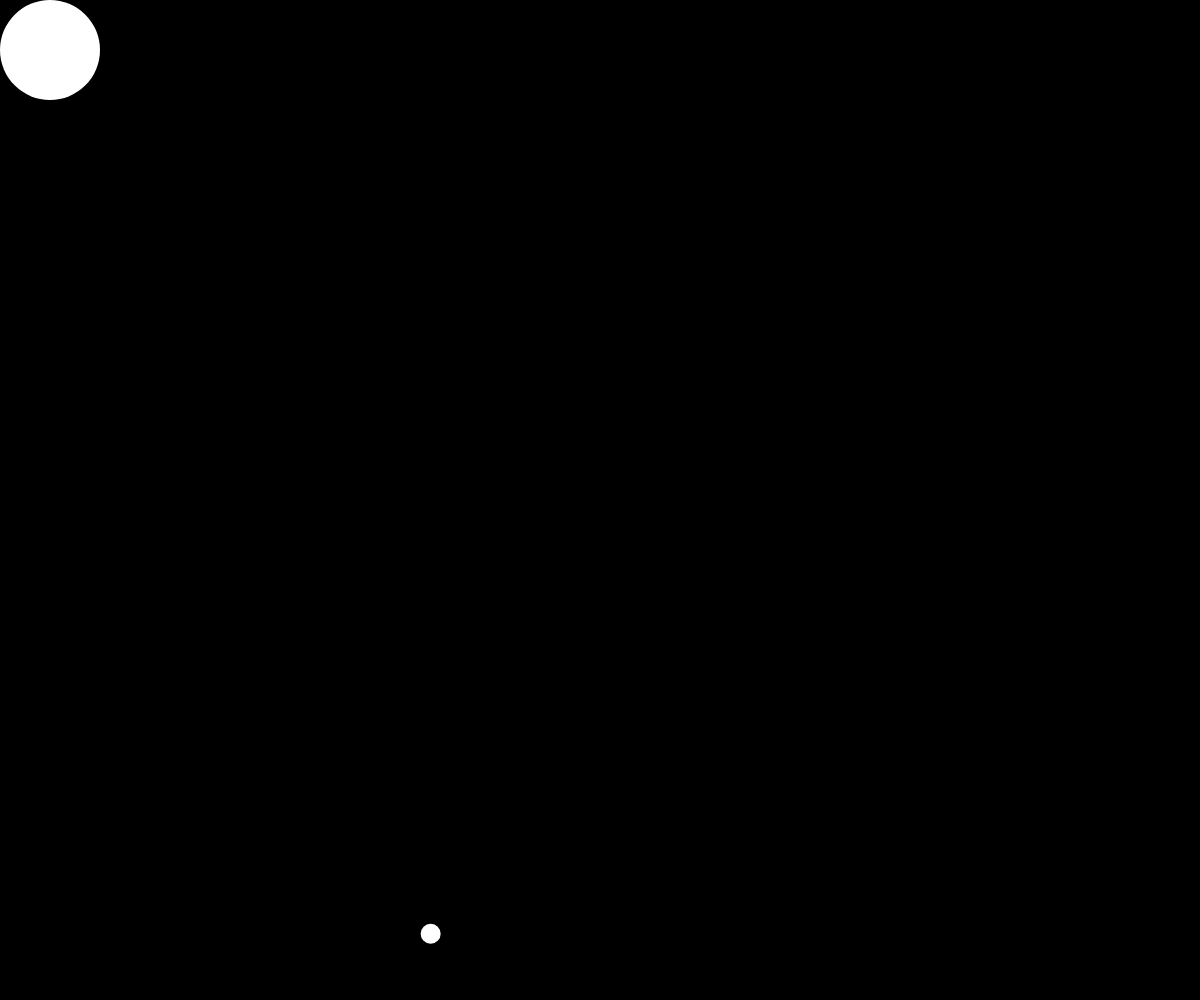
Frame 1 (no input)
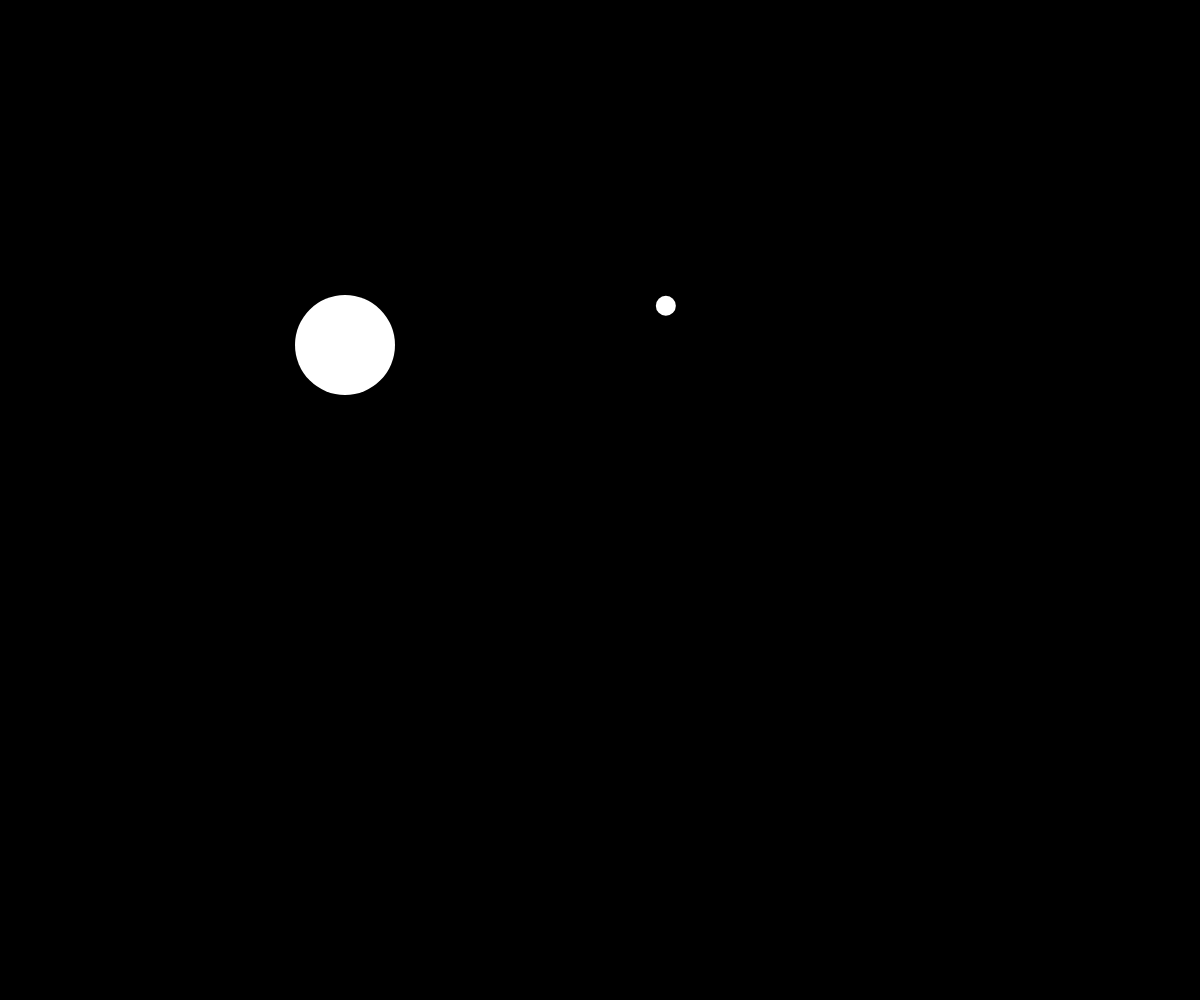
Frame 60 (no input)
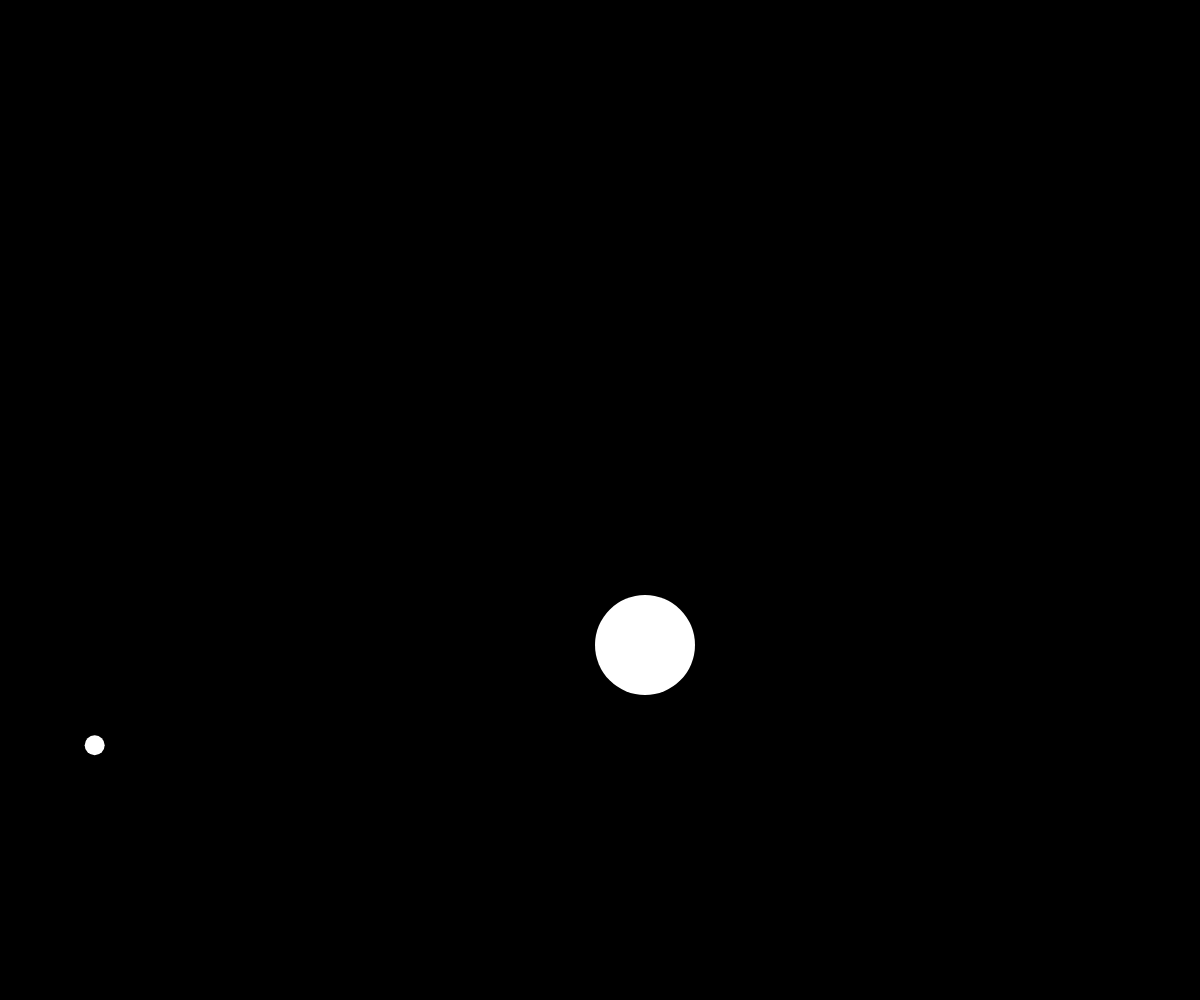
Frame 120 (the mouse pressed at the canvas centre since frame 60)

The p5.js sketch that drew these frames (run headless with seeded random() and noise() and a simulated clock; from frame 60 on, the mouse is pressed at the canvas centre):

// p5.js sketch
// ── sketch.js
function setup() {
  createCanvas(window.innerWidth, window.innerHeight);
}

let x = 50, y = 50;
let speedX = 5, speedY = 5;

function draw() {
  let fill_color = {
    r: random(150, 255),
    g: random(150, 255),
    b: random(150, 255),
  };

  background(0);

  noStroke();
  ellipse(x, y, 100, 100);

  if (x > width - 50 || x < 50) {
    speedX = speedX * -1;
    fill(fill_color.r, fill_color.g, fill_color.b);
  }

  if (y > height - 50 || y < 50) {
    speedY = speedY * -1;
    fill(fill_color.r, fill_color.g, fill_color.b);
  }

  x += speedX;
  y += speedY;

  ellipse(random(50, width - 50), random(50, width - 50), 20, 20, 10);
}
